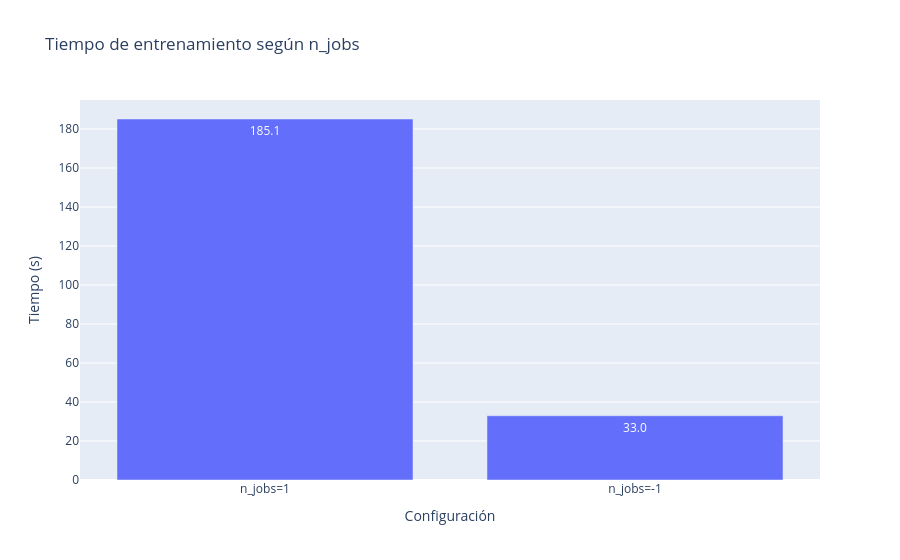
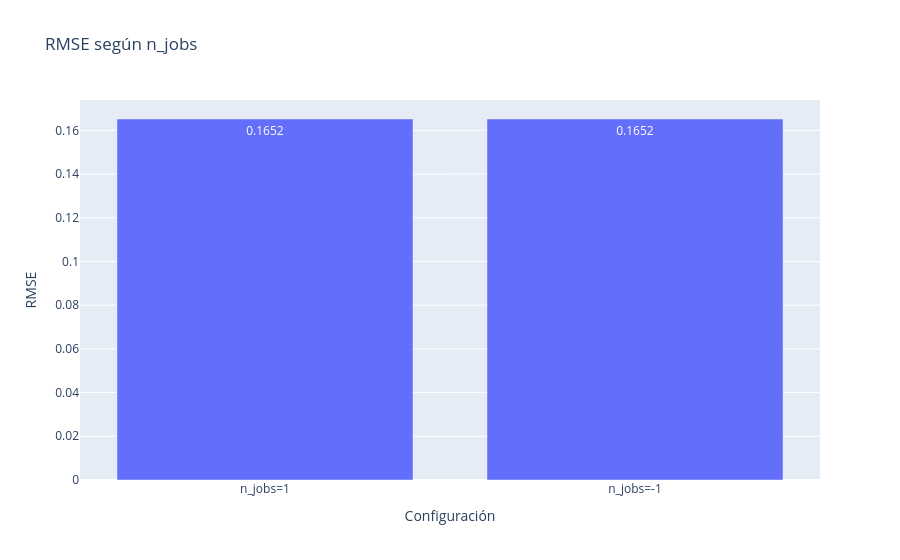

Here is the notebook cell these charts were saved with, in order:
### Code cell
# Gráficos de tiempos y RMSE
df_perf = pd.DataFrame(
    {
        "configuracion": ["n_jobs=1", "n_jobs=-1"],
        "tiempo_s": [time_1job, time_all_jobs],
        "rmse": [rmse_1, rmse_all],
    }
)

px.bar(
    df_perf,
    x="configuracion",
    y="tiempo_s",
    title="Tiempo de entrenamiento según n_jobs",
    labels={"tiempo_s": "Tiempo (s)", "configuracion": "Configuración"},
    text_auto=".1f",
).show()

px.bar(
    df_perf,
    x="configuracion",
    y="rmse",
    title="RMSE según n_jobs",
    labels={"rmse": "RMSE", "configuracion": "Configuración"},
    text_auto=".4f",
).show()

### Figure 1 — Plotly figure (JSON) as saved in the notebook; plotly's stock layout.template omitted (floating-point values rounded to 4 significant figures)
{"data": [{"hovertemplate": "Configuración=%{x}<br>Tiempo (s)=%{y}<extra></extra>", "legendgroup": "", "marker": {"color": "#636efa", "pattern": {"shape": ""}}, "name": "", "orientation": "v", "showlegend": false, "textposition": "auto", "texttemplate": "%{y:.1f}", "type": "bar", "x": ["n_jobs=1", "n_jobs=-1"], "xaxis": "x", "y": [185.1, 32.95], "yaxis": "y"}], "layout": {"barmode": "relative", "legend": {"tracegroupgap": 0}, "title": {"text": "Tiempo de entrenamiento según n_jobs"}, "xaxis": {"anchor": "y", "domain": [0, 1], "title": {"text": "Configuración"}}, "yaxis": {"anchor": "x", "domain": [0, 1], "title": {"text": "Tiempo (s)"}}}}

### Figure 2 — Plotly figure (JSON) as saved in the notebook; plotly's stock layout.template omitted (floating-point values rounded to 4 significant figures)
{"data": [{"hovertemplate": "Configuración=%{x}<br>RMSE=%{y}<extra></extra>", "legendgroup": "", "marker": {"color": "#636efa", "pattern": {"shape": ""}}, "name": "", "orientation": "v", "showlegend": false, "textposition": "auto", "texttemplate": "%{y:.4f}", "type": "bar", "x": ["n_jobs=1", "n_jobs=-1"], "xaxis": "x", "y": [0.1652, 0.1652], "yaxis": "y"}], "layout": {"barmode": "relative", "legend": {"tracegroupgap": 0}, "title": {"text": "RMSE según n_jobs"}, "xaxis": {"anchor": "y", "domain": [0, 1], "title": {"text": "Configuración"}}, "yaxis": {"anchor": "x", "domain": [0, 1], "title": {"text": "RMSE"}}}}
